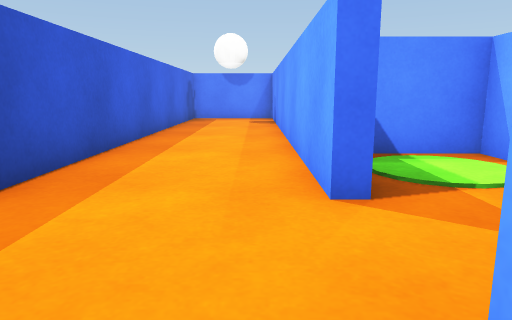
[1] (above)

21 first-person views from a walk through a Unity game level. The camera is 0.51 m above the floor, tilts 10° down and sees 70° across. The floor is counted in squares, 0.5 m on a side. Each view is taken from the middle of a square. On the plan, view 1 faces up. The plan holds only what a view shows up to about 13 squares ahead; the rest is blank. Surface patterns are stand-ins for the level's own textures.

[2]
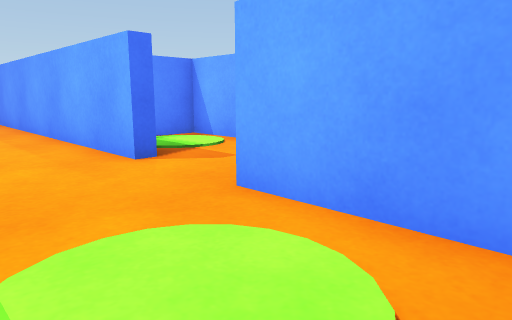

[3]
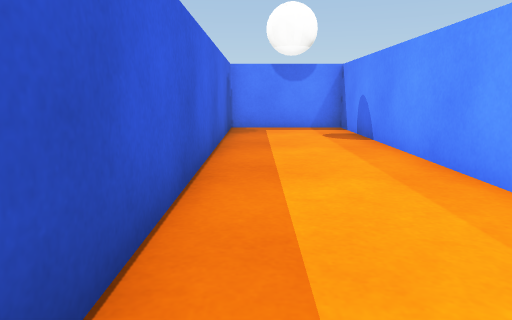

[4]
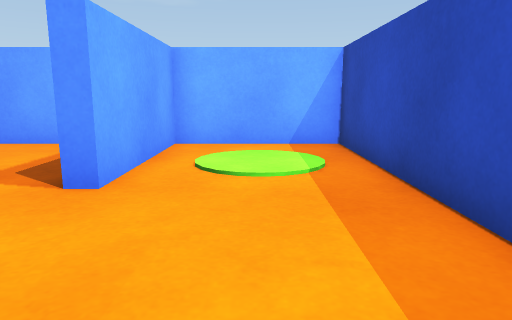

[5]
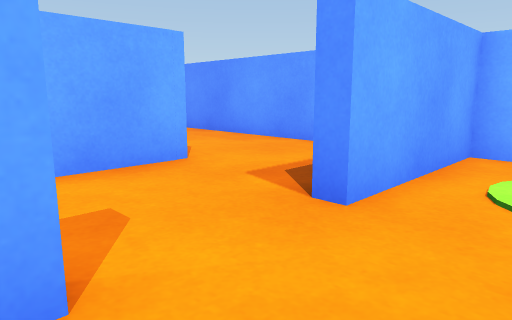

[6]
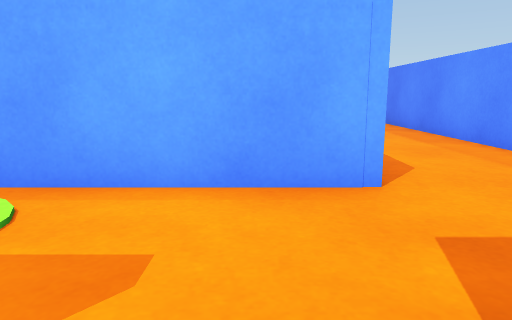

[7]
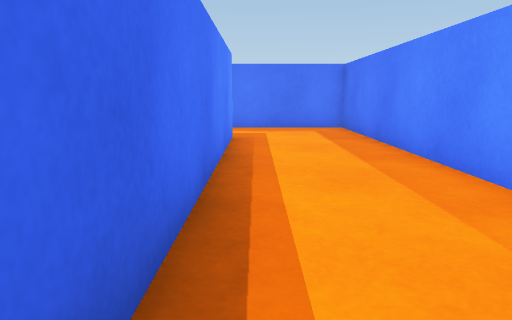

[8]
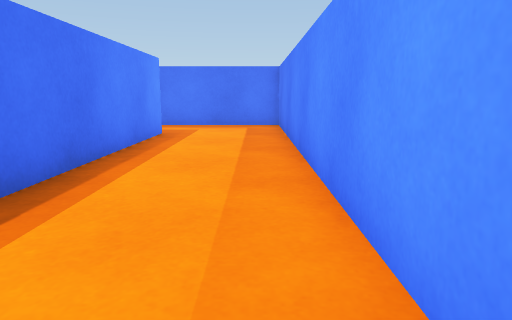

[9]
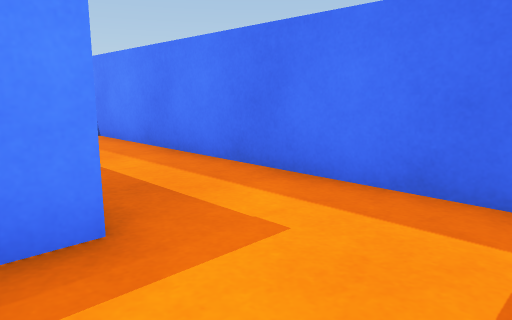

[10]
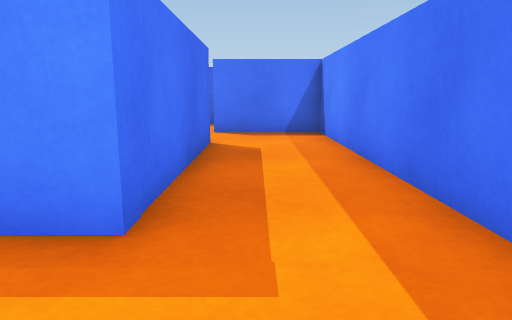

[11]
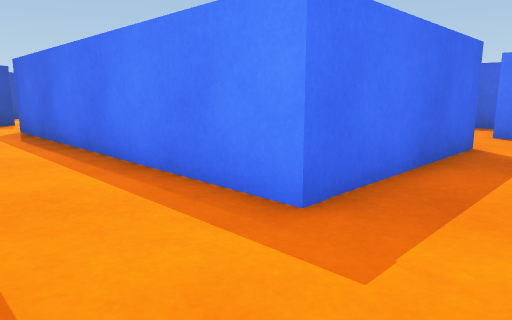

[12]
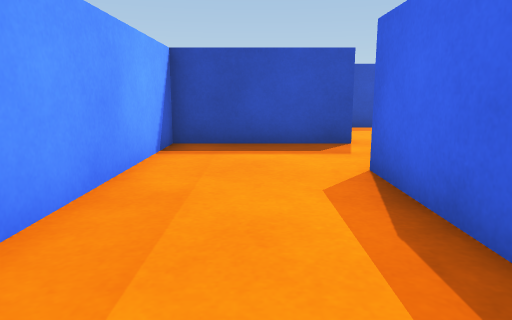

[13]
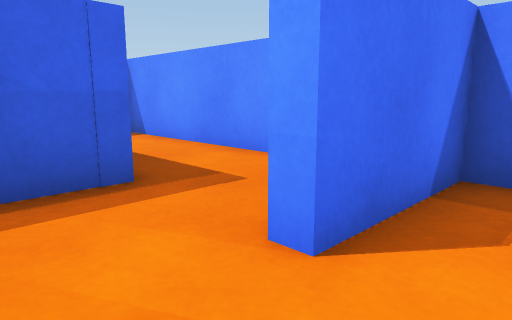

[14]
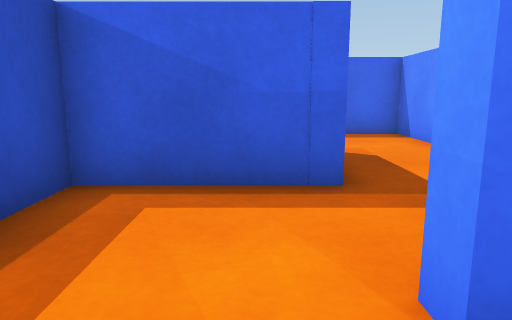

[15]
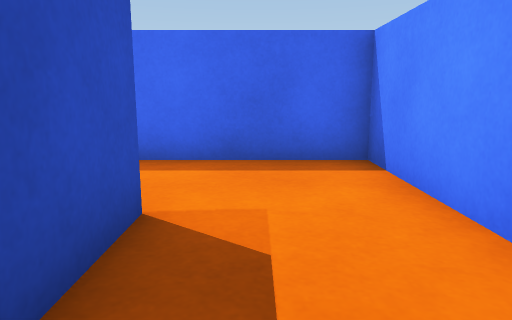

[16]
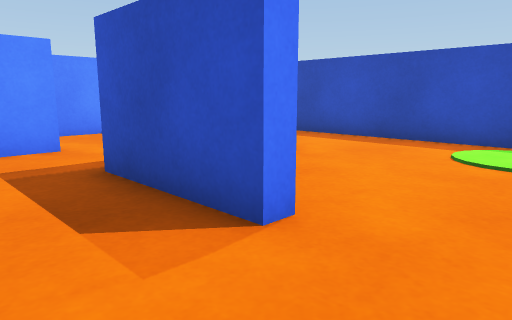

[17]
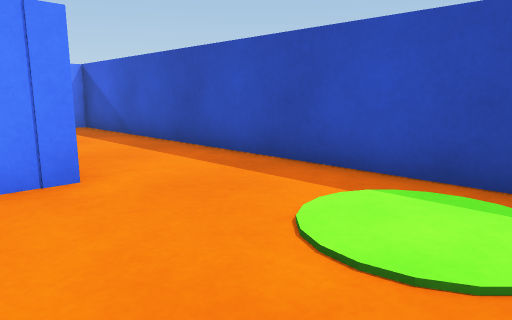

[18]
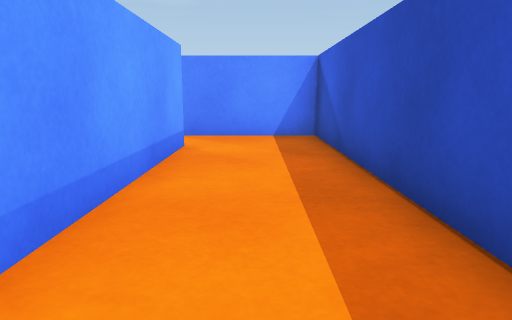

[19]
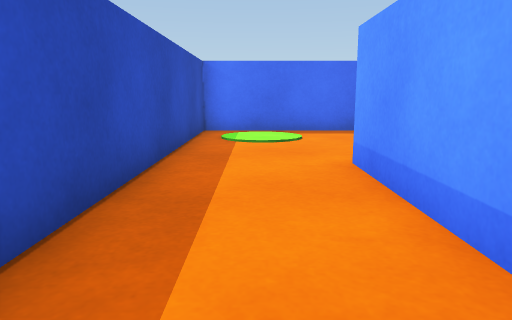

[20]
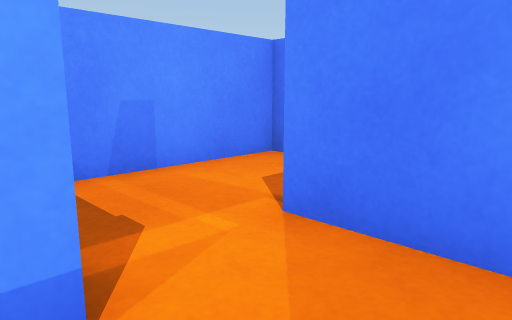

[21]
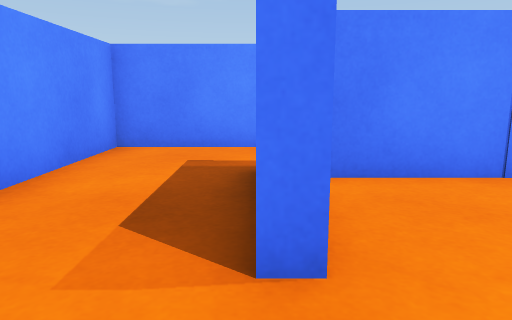

### Floor plan
Points are (right, up) in squares from view 1. A wall is a line through its corners. A room is listed if a view was taken in it or the views show most of it. See-through windows are left out.
Room 1 (views 1, 2, 3, 4, 5, 6)
walls: (1.2, 3.5) (0.7, 3.5) (0.7, 16.8) (-2.8, 16.8) (-2.8, -2.8) (0.7, -2.8) (0.7, 1.1) (1.1, 1.1)
ways out: opening at (1, 2.5) to room 6
Room 2 (views 7, 8, 9, 10, 11, 12)
walls: (14, 6) (14, 0.6) (4, 0.6) (4, 1.6); (1.1, 1.1) (1.1, -2.8) (16.8, -2.8) (16.8, 8.3) (13.8, 8.3)
ways out: opening at (14, 7) to room 3; opening at (2.5, 1) to room 6
Room 3 (views 13, 14)
walls: (13.8, 8.3) (13.8, 8.7); (11.9, 6) (13.1, 6)
ways out: opening at (14, 7) to room 2; opening at (12.5, 8.5) to room 8
Room 4 (views 15, 16, 21)
walls: (13.5, 14.1) (14, 14.1) (14, 11.1); (13.8, 8.7) (16.8, 8.7) (16.8, 16.8) (13.6, 16.8)
ways out: opening at (14, 15.5) to room 5; opening at (14, 10) to room 8
Room 5 (views 17, 18, 19, 20)
walls: (10.5, 5.5) (10.5, 11.5) (13.1, 11.5); (13.6, 16.8) (7.5, 16.8) (7.5, 3.6) (11.1, 3.6)
ways out: opening at (14, 15.5) to room 4; opening at (11, 4.5) to room 7
Room 6 (no view inside)
walls: (4, 1.6) (4, 6.4) (2, 6.4)
ways out: opening at (1, 2.5) to room 1; opening at (2.5, 1) to room 2
Room 7 (no view inside)
walls: (13.6, 3.6) (13.6, 4.6)
ways out: opening at (11, 4.5) to room 5; opening at (12.5, 3)
Room 8 (no view inside)
walls: (14, 11.1) (10.9, 11.1) (10.9, 9.9)
ways out: opening at (12.5, 8.5) to room 3; opening at (14, 10) to room 4

Where each view was taken, in squares from view 1:
view 1: 0 up, 0 right, facing up
view 2: 2 down, 2 left, facing up-right
view 3: 5 up, 2 left, facing up
view 4: 5 up, 1 left, facing down
view 5: 4 up, 1 left, facing down-right
view 6: 2 up, 0 right, facing right
view 7: 0 up, 5 right, facing right
view 8: 2 down, 4 right, facing right
view 9: 2 down, 13 right, facing up-right
view 10: 2 down, 15 right, facing up
view 11: 2 down, 16 right, facing up-left
view 12: 1 down, 9 right, facing left
view 13: 7 up, 12 right, facing up-right
view 14: 7 up, 13 right, facing up
view 15: 11 up, 15 right, facing up
view 16: 16 up, 16 right, facing down-left
view 17: 16 up, 12 right, facing down-left
view 18: 13 up, 9 right, facing down
view 19: 6 up, 9 right, facing up
view 20: 6 up, 9 right, facing down-right
view 21: 16 up, 14 right, facing down
